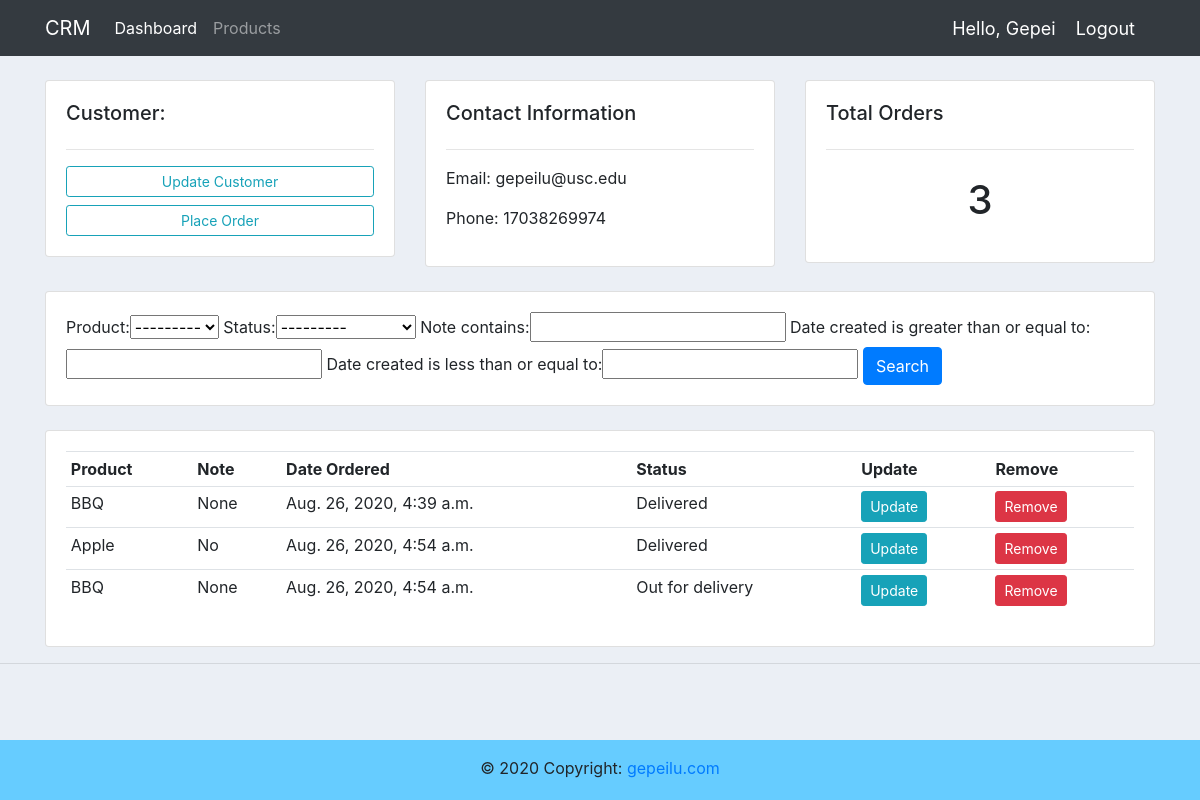
The app's page /customer/2/ (signed in) with its own data.
### accounts/models.py (models this page shows, shortened)
class Customer(models.Model):
    user = models.OneToOneField(User, null=True, blank=True, on_delete=models.CASCADE)
    name = models.CharField(max_length=200, null=True)
    phone = models.CharField(max_length=200, null=True)
    email = models.CharField(max_length=200, null=True)
    profile_pic = models.ImageField(default='default.jpg', null=True, blank=True)
    date_created = models.DateTimeField(auto_now_add=True, null=True)

class Order(models.Model):
    STATUS = (
        ('Pending', 'Pending'),
        ('Out for delivery', 'Out for delivery'),
        ('Delivered', 'Delivered')
    )
    customer = models.ForeignKey(Customer, null=True, on_delete=models.SET_NULL)
    product = models.ForeignKey(Product, null=True, on_delete=models.SET_NULL)
    date_created = models.DateTimeField(auto_now_add=True, null=True)
    status = models.CharField(max_length=200, null=True, choices=STATUS)
    note = models.CharField(max_length=1000, null=True)

class Product(models.Model):
    CATEGORY = (
        ('Indoor', 'Indoor'),
        ('Outdoor', 'Outdoor')
    )
    name = models.CharField(max_length=200, null=True)
    price = models.FloatField(null=True)
    category = models.CharField(max_length=200, null=True, choices=CATEGORY)
    description = models.CharField(max_length=200, null=True, blank=True)
    date_created = models.DateTimeField(auto_now_add=True, null=True)
    tags = models.ManyToManyField(Tag)
    def __str__(self):
        return self.name

### accounts/decorators.py (the view)
        def wrapper_func(request, *args, **kwargs):
            group = None
            if request.user.groups.exists():
                group = request.user.groups.all()[0].name
            if group in allowed_rules:
                return view_func(request, *args, **kwargs)
            else:
                return HttpResponse('You are not authorized to view this page')

### accounts/views.py (called while the page is built)
@login_required(login_url='login')
@allowed_users(allowed_rules=['admin'])
def customer(request, customer_id):
    customer_obj = Customer.objects.get(pk=customer_id)
    customer_orders = customer_obj.order_set.all()
    customer_orders_num = customer_orders.count()
    myFilter = OrderFilter(request.GET, queryset=customer_orders)
    customer_orders = myFilter.qs
    return render(request, 'accounts/customer.html', locals())

### templates/accounts/customer.html
{% extends 'accounts/main.html' %}
{% block content %}
<br>
<div class="row">
	<div class="col-md">
		<div class="card card-body">
			<h5>Customer:</h5>
			<hr>
			<a class="btn btn-outline-info  btn-sm btn-block" href="">Update Customer</a>
			<a class="btn btn-outline-info  btn-sm btn-block" href="{% url 'create_order' customer_obj.id %}">Place Order</a>
		</div>
	</div>
	<div class="col-md">
		<div class="card card-body">
			<h5>Contact Information</h5>
			<hr>
			<p>Email: {{ customer_obj.email }}</p>
			<p>Phone: {{ customer_obj.phone }}</p>
		</div>
	</div>
	<div class="col-md">
		<div class="card card-body">
			<h5>Total Orders</h5>
			<hr>
			<h1 style="text-align: center;padding: 10px">{{ customer_orders_num }}</h1>
		</div>
	</div>
</div>
<br>
<div class="row">
	<div class="col">
		<div class="card card-body">
            <form method="get">
				{{ myFilter.form }}
		        <button class="btn btn-primary" type="submit">Search</button>
		    </form>
		</div>
	</div>
</div>
<br>
<div class="row">
	<div class="col-md">
		<div class="card card-body">
			<table class="table table-sm">
				<tr>
					<th>Product</th>
					<th>Note</th>
					<th>Date Ordered</th>
					<th>Status</th>
					<th>Update</th>
					<th>Remove</th>
				</tr>
				{% for order in customer_orders %}
					<tr>
						<td>{{ order.product.name }}</td>
						<td>{{ order.note }}</td>
						<td>{{ order.date_created }}</td>
						<td>{{ order.status }}</td>
						<td><a class="btn btn-sm btn-info" href="{% url 'update_order' order.id %}">Update</a></td>
						<td><a class="btn btn-sm btn-danger" href="{% url 'delete_order' order.id %}">Remove</a></td>
					</tr>
				{% endfor %}
			</table>
		</div>
	</div>
</div>
{% endblock%}

### templates/accounts/navbar.html (shortened to what this page needs)
<nav class="navbar navbar-expand-lg navbar-dark bg-dark">
  <div class="container">
    <a class="navbar-brand" href="{% url 'home'%}">CRM</a>
    <div class="collapse navbar-collapse" id="navbarNav">
      <ul class="navbar-nav">
        {% if request.user.is_staff %}
        <li class="nav-item active">
          <a class="nav-link" href="{% url 'home' %}">Dashboard</a>
        </li>
        <li class="nav-item">
          <a class="nav-link" href="{% url 'products' %}">Products</a>
        </li>
        {% else %}
        <li class="nav-item">
          <a class="nav-link" href="{% url 'profile' %}">Settings</a>
        </li>
        {% endif %}
      </ul>
    </div>
    <span class="hello">Hello, {{ request.user.username }}</span>
    <span><a class="hello" href="{% url 'logout' %}">Logout</a></span>
  </div>
</nav>

### static/css/main.css (style rules this page uses)
body { background-color: #ebeff5; }

### templates/accounts/navbar.html (style rules this page uses)
.hello { font-size: 18px; color: #fff; margin-right: 20px; }

### records on screen
Customer: email "gepeilu@usc.edu", phone "17038269974"
Order: product.name "BBQ", note "None", date_created "Aug. 26, 2020, 4:39 a.m.", status "Delivered"
Order: product.name "Apple", note "No", date_created "Aug. 26, 2020, 4:54 a.m.", status "Delivered"
Order: product.name "BBQ", note "None", date_created "Aug. 26, 2020, 4:54 a.m.", status "Out for delivery"

### other values on screen
{{ request.user.username }} "Gepei"
{{ customer_orders_num }} "3"
